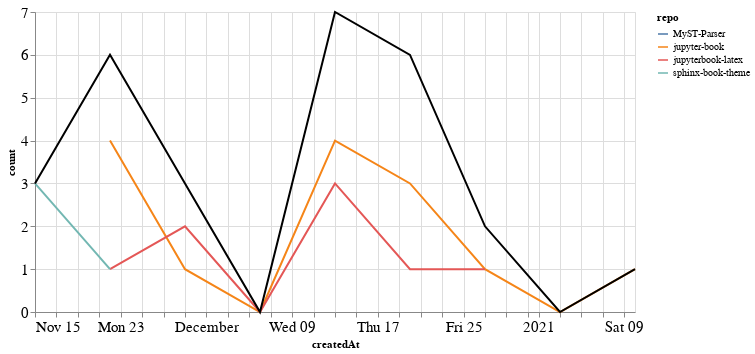

The notebook cell this image was saved under:
### Markdown cell above
### Comments

### Code cell
comments_time = comments.groupby('repo').resample('W', on='createdAt').count()['author'].reset_index()
comments_time = comments_time.rename(columns={'author': 'count'})
comments_time_total = comments_time.groupby('createdAt').agg({"count": "sum"}).reset_index()
ch1 = alt.Chart(comments_time, width=600).mark_line().encode(
    x='createdAt',
    y='count',
    color='repo',
    tooltip="repo"
)

ch2 = alt.Chart(comments_time_total, width=600).mark_line(color="black").encode(
    x='createdAt',
    y='count',
)

ch1 + ch2

### Figure 1 — Vega-Lite specification as saved in the notebook (floating-point values rounded to 4 significant figures)
{"config": {"axisLeft": {"labelFontSize": 15}, "axisBottom": {"labelFontSize": 15}}, "layer": [{"data": {"name": "data-865500d6b2b3448d1ce63d1f735b7db4"}, "mark": "line", "encoding": {"color": {"type": "nominal", "field": "repo"}, "tooltip": {"type": "nominal", "field": "repo"}, "x": {"type": "temporal", "field": "createdAt"}, "y": {"type": "quantitative", "field": "count"}}, "width": 600}, {"data": {"name": "data-c7d285083727b417a62fdf041a80bd15"}, "mark": {"type": "line", "color": "black"}, "encoding": {"x": {"type": "temporal", "field": "createdAt"}, "y": {"type": "quantitative", "field": "count"}}, "width": 600}], "$schema": "https://vega.github.io/schema/vega-lite/v4.8.1.json", "datasets": {"data-865500d6b2b3448d1ce63d1f735b7db4": [{"repo": "MyST-Parser", "createdAt": "2020-12-20T00:00:00", "count": 2}, {"repo": "jupyter-book", "createdAt": "2020-11-22T00:00:00", "count": 4}, {"repo": "jupyter-book", "createdAt": "2020-11-29T00:00:00", "count": 1}, {"repo": "jupyter-book", "createdAt": "2020-12-06T00:00:00", "count": 0}, {"repo": "jupyter-book", "createdAt": "2020-12-13T00:00:00", "count": 4}, {"repo": "jupyter-book", "createdAt": "2020-12-20T00:00:00", "count": 3}, {"repo": "jupyter-book", "createdAt": "2020-12-27T00:00:00", "count": 1}, {"repo": "jupyter-book", "createdAt": "2021-01-03T00:00:00", "count": 0}, {"repo": "jupyter-book", "createdAt": "2021-01-10T00:00:00", "count": 1}, {"repo": "jupyterbook-latex", "createdAt": "2020-11-22T00:00:00", "count": 1}, {"repo": "jupyterbook-latex", "createdAt": "2020-11-29T00:00:00", "count": 2}, {"repo": "jupyterbook-latex", "createdAt": "2020-12-06T00:00:00", "count": 0}, {"repo": "jupyterbook-latex", "createdAt": "2020-12-13T00:00:00", "count": 3}, {"repo": "jupyterbook-latex", "createdAt": "2020-12-20T00:00:00", "count": 1}, {"repo": "jupyterbook-latex", "createdAt": "2020-12-27T00:00:00", "count": 1}, {"repo": "sphinx-book-theme", "createdAt": "2020-11-15T00:00:00", "count": 3}, {"repo": "sphinx-book-theme", "createdAt": "2020-11-22T00:00:00", "count": 1}], "data-c7d285083727b417a62fdf041a80bd15": [{"createdAt": "2020-11-15T00:00:00", "count": 3}, {"createdAt": "2020-11-22T00:00:00", "count": 6}, {"createdAt": "2020-11-29T00:00:00", "count": 3}, {"createdAt": "2020-12-06T00:00:00", "count": 0}, {"createdAt": "2020-12-13T00:00:00", "count": 7}, {"createdAt": "2020-12-20T00:00:00", "count": 6}, {"createdAt": "2020-12-27T00:00:00", "count": 2}, {"createdAt": "2021-01-03T00:00:00", "count": 0}, {"createdAt": "2021-01-10T00:00:00", "count": 1}]}}
